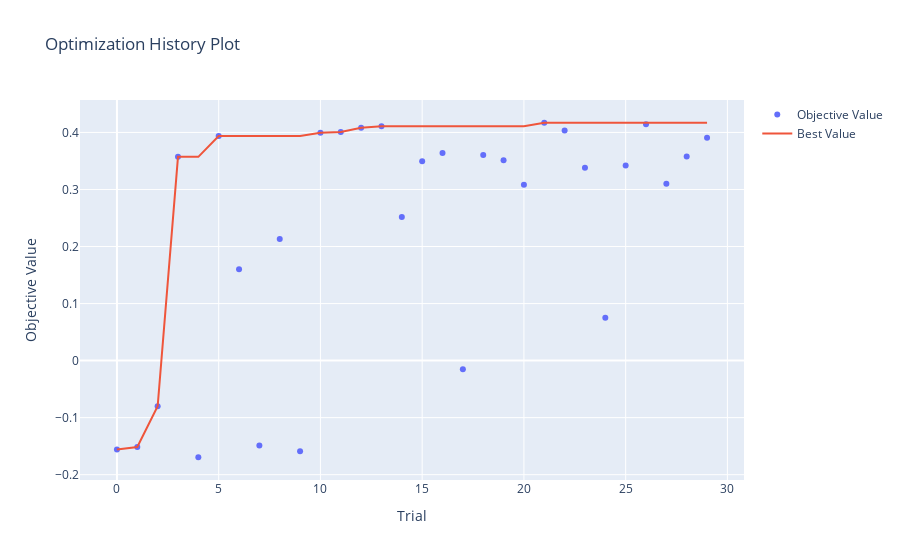

Source (notebook cell):
### Code cell
optuna.visualization.plot_optimization_history(study_svm)

### Figure 1 — Plotly figure (JSON) as saved in the notebook; plotly's stock layout.template omitted (floating-point values rounded to 4 significant figures)
{"data": [{"mode": "markers", "name": "Objective Value", "type": "scatter", "x": [0, 1, 2, 3, 4, 5, 6, 7, 8, 9, 10, 11, 12, 13, 14, 15, 16, 17, 18, 19, 20, 21, 22, 23, 24, 25, 26, 27, 28, 29], "y": [-0.1559, -0.1515, -0.07998, 0.3572, -0.1694, 0.3938, 0.16, -0.149, 0.2131, -0.1588, 0.3994, 0.4009, 0.4081, 0.4108, 0.2518, 0.3494, 0.3638, -0.01512, 0.3606, 0.3515, 0.3082, 0.417, 0.4033, 0.338, 0.07495, 0.3421, 0.4144, 0.31, 0.3577, 0.3909]}, {"mode": "lines", "name": "Best Value", "type": "scatter", "x": [0, 1, 2, 3, 4, 5, 6, 7, 8, 9, 10, 11, 12, 13, 14, 15, 16, 17, 18, 19, 20, 21, 22, 23, 24, 25, 26, 27, 28, 29], "y": [-0.1559, -0.1515, -0.07998, 0.3572, 0.3572, 0.3938, 0.3938, 0.3938, 0.3938, 0.3938, 0.3994, 0.4009, 0.4081, 0.4108, 0.4108, 0.4108, 0.4108, 0.4108, 0.4108, 0.4108, 0.4108, 0.417, 0.417, 0.417, 0.417, 0.417, 0.417, 0.417, 0.417, 0.417]}, {"marker": {"color": "#cccccc"}, "mode": "markers", "name": "Infeasible Trial", "showlegend": false, "type": "scatter", "x": [], "y": []}], "layout": {"title": {"text": "Optimization History Plot"}, "xaxis": {"title": {"text": "Trial"}}, "yaxis": {"title": {"text": "Objective Value"}}}}
